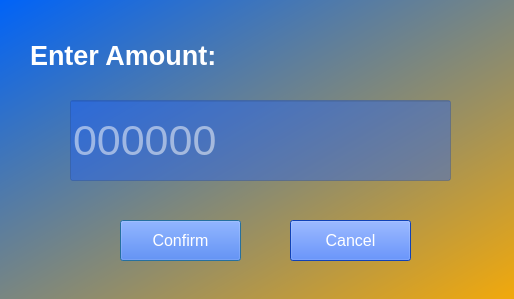
<?xml version="1.0" encoding="UTF-8"?>
<ui version="4.0">
 <class>Dialog</class>
 <widget class="QDialog" name="Dialog">
  <property name="geometry">
   <rect>
    <x>0</x>
    <y>0</y>
    <width>514</width>
    <height>299</height>
   </rect>
  </property>
  <property name="windowTitle">
   <string>Enter Amount</string>
  </property>
  <property name="styleSheet">
   <string notr="true">background-color: qlineargradient(spread:pad, x1:0, y1:0, x2:1, y2:1, stop:0 rgba(0, 99, 248, 255), stop:1 rgba(242, 169, 11, 255));
color: rgb(255, 255, 255);</string>
  </property>
  <widget class="QLabel" name="label">
   <property name="geometry">
    <rect>
     <x>30</x>
     <y>30</y>
     <width>271</width>
     <height>51</height>
    </rect>
   </property>
   <property name="font">
    <font>
     <pointsize>20</pointsize>
     <weight>75</weight>
     <bold>true</bold>
    </font>
   </property>
   <property name="styleSheet">
    <string notr="true">background-color: qlineargradient(spread:pad, x1:0, y1:0, x2:1, y2:1, stop:0 rgba(0, 0, 0, 0), stop:1 rgba(0, 0, 0, 0));</string>
   </property>
   <property name="text">
    <string>Enter Amount:</string>
   </property>
  </widget>
  <widget class="QLineEdit" name="amount_LE">
   <property name="geometry">
    <rect>
     <x>70</x>
     <y>100</y>
     <width>381</width>
     <height>81</height>
    </rect>
   </property>
   <property name="font">
    <font>
     <pointsize>32</pointsize>
    </font>
   </property>
   <property name="styleSheet">
    <string notr="true">background-color: rgba(24, 93, 255, 100);
border-color: rgb(0, 0, 127);</string>
   </property>
   <property name="inputMask">
    <string>000000</string>
   </property>
   <property name="text">
    <string/>
   </property>
   <property name="placeholderText">
    <string>000000</string>
   </property>
  </widget>
  <widget class="QPushButton" name="confirm_btn">
   <property name="geometry">
    <rect>
     <x>120</x>
     <y>220</y>
     <width>121</width>
     <height>41</height>
    </rect>
   </property>
   <property name="font">
    <font>
     <pointsize>12</pointsize>
     <weight>50</weight>
     <bold>false</bold>
    </font>
   </property>
   <property name="styleSheet">
    <string notr="true">color: rgb(255, 255, 255);
background-color: rgb(24, 93, 255);</string>
   </property>
   <property name="text">
    <string>Confirm</string>
   </property>
  </widget>
  <widget class="QPushButton" name="cancel_btn">
   <property name="geometry">
    <rect>
     <x>290</x>
     <y>220</y>
     <width>121</width>
     <height>41</height>
    </rect>
   </property>
   <property name="font">
    <font>
     <pointsize>12</pointsize>
     <weight>50</weight>
     <bold>false</bold>
    </font>
   </property>
   <property name="styleSheet">
    <string notr="true">color: rgb(255, 255, 255);
background-color: rgb(24, 93, 255);</string>
   </property>
   <property name="text">
    <string>Cancel</string>
   </property>
  </widget>
  <widget class="QLabel" name="status_lbl">
   <property name="geometry">
    <rect>
     <x>110</x>
     <y>180</y>
     <width>261</width>
     <height>16</height>
    </rect>
   </property>
   <property name="font">
    <font>
     <pointsize>10</pointsize>
     <weight>75</weight>
     <bold>true</bold>
    </font>
   </property>
   <property name="styleSheet">
    <string notr="true">background-color: qlineargradient(spread:pad, x1:0, y1:0, x2:1, y2:1, stop:0 rgba(0, 0, 0, 0), stop:1 rgba(0, 0, 0, 0));</string>
   </property>
   <property name="text">
    <string/>
   </property>
  </widget>
 </widget>
 <resources/>
 <connections/>
</ui>
